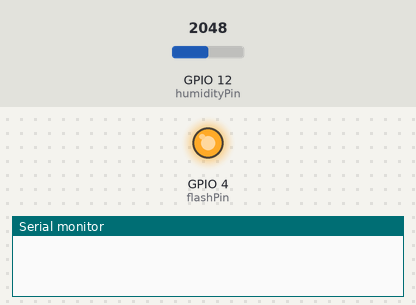
Bench run of a sketch on a simulated ESP32. On the bench: output pins drawn as LEDs (lit = HIGH), the last lines printed to the serial monitor. Inputs (shaded band) come from the test bench; at power-on: GPIO 12 (humidityPin) = 2048.

Above: at 0.09 s.
At 3.1 s:
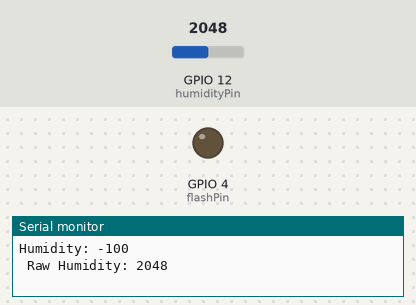
Timing chart, 0 to 7.4 s (numbered marks = the images above):
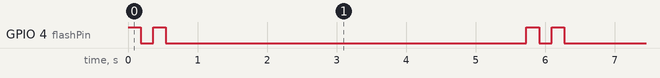

Measured:
- by itself, GPIO 4 (flashPin): repeats every 5.7 s: LOW 0.18 s, HIGH 0.18 s, LOW 5.2 s, HIGH 0.18 s
- by itself, everything shown: repeats every 5.7 s, in 4 steps

The sketch:

monitoring.ino
```cpp
#include <WiFi.h>
#include <HTTPClient.h>

const char* ssid     = "LOPEZ_CORREDOR-ETB";
const char* password = "12MEJORAR";
const char* server = "jsonplaceholder.typicode.com";
const int httpsPort = 443;

const int flashPin = 4;
const int humidityPin = 12;
// const int lightPin = A1;
// const int temperaturePin = A2;

void setup() {
  Serial.begin(9600);

  pinMode(flashPin, OUTPUT);

  pinMode(humidityPin, INPUT);
  // pinMode(lightPin, INPUT);
  // pinMode(temperaturePin, INPUT);
}

void loop() {
  blink();
  readValues();
  digitalWrite(flashPin, LOW);
  delay(5000);
}

void wifiSetup() {
  WiFi.begin(ssid, password);
  while (WiFi.status() != WL_CONNECTED) {
    delay(1000);
    Serial.println("Connecting to WiFi " + String(ssid));
  }

  Serial.println("Connected to WiFi");
}

void sendPayload() {
  if (WiFi.status() == WL_CONNECTED) {
    HTTPClient http;

    String url = "https://jsonplaceholder.typicode.com/todos";

    http.begin(url);
    http.addHeader("Content-Type", "application/json");

    String jsonPayload = "{\"title\":\"value1\",\"body\":\"value2\",\"userId\":1}";

    int httpResponseCode = http.POST(jsonPayload);

    if (httpResponseCode == HTTP_CODE_CREATED) {
      String response = http.getString();
      Serial.print("Response body: ");
      Serial.println(response);
    }
    else {
      Serial.print("Error code: ");
      Serial.println(httpResponseCode);
    }

    http.end();
  }
}

void blink() {
  digitalWrite(flashPin, HIGH);
  delay(182);
  digitalWrite(flashPin, LOW);
  delay(182);
  digitalWrite(flashPin, HIGH);
  delay(182);
  digitalWrite(flashPin, LOW);
  delay(182);
}

int percentageNumber(int sensor_analog) {
  float percentage;
  percentage = ( 100 - ( (sensor_analog/1023.00) * 100 ) );
  return percentage;
}

void readValues() {
  int rawHumidity = analogRead(humidityPin);
  int humidityValue = percentageNumber(rawHumidity);
  // int lightValue = analogRead(lightPin);
  // int temperatureValue = analogRead(temperaturePin);

  Serial.print("Humidity: ");
  Serial.print(humidityValue);
  Serial.print("\n Raw Humidity: ");
  Serial.print(rawHumidity);
  // Serial.print("\tLight: ");
  // Serial.print(lightValue);
  // Serial.print("\tTemperature: ");
  // Serial.println(temperatureValue);

  digitalWrite(flashPin, HIGH);
  delay(100 * humidityValue);
  digitalWrite(flashPin, LOW);

}
```
